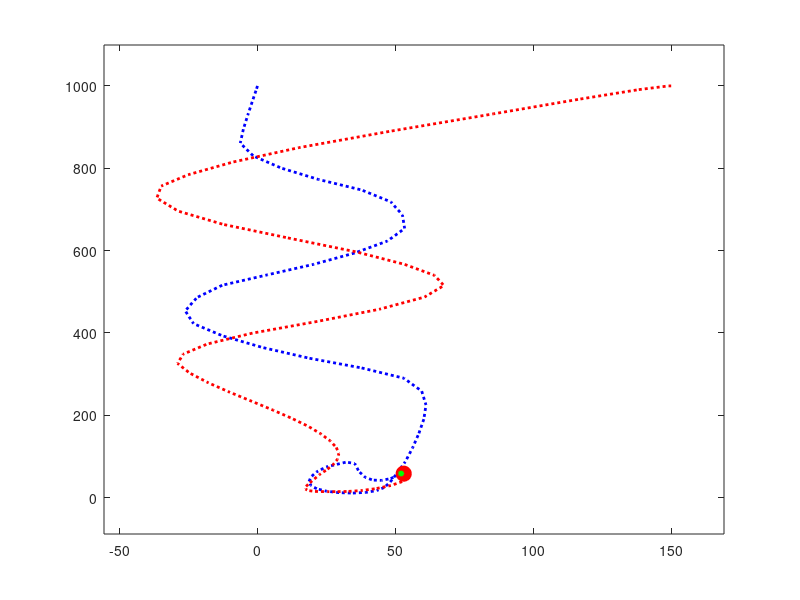
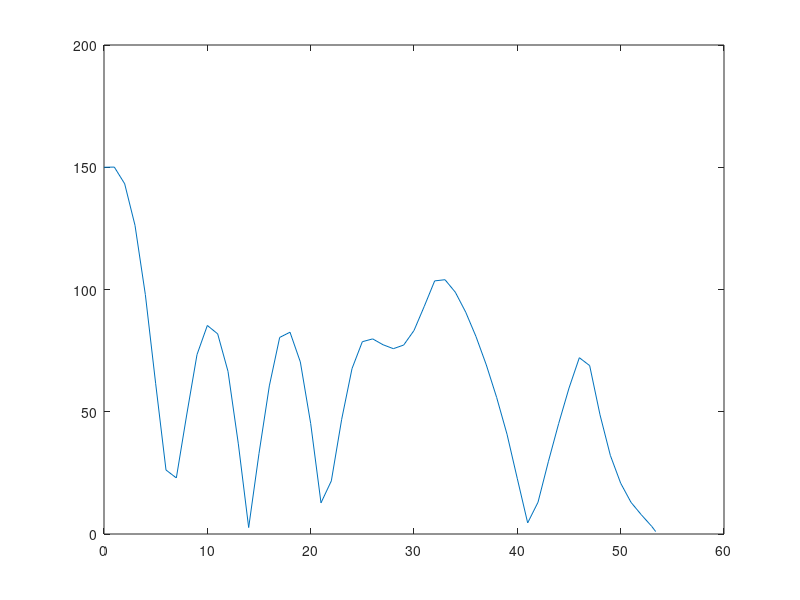

Write the MATLAB code that produced these figures, in order. (Note: this script raises an error after producing the figures.)
function predator_prey_template
   %% NOTE: DO NOT SUBMIT THIS SCRIPT
   %  Submit only the compute_f_groupname() function below, in a
   %  separate file, which must be named compute_f_groupname.m
   %  (try to think of a unique groupname...)
   %%
   close all
   g = 9.81;
   mr = 100; % Mass of predator, in kg
   my = 10.; % Mass of prey, in kg
   Frmax = 1.3*mr*g; % Max force on predator, in Newtons
   Fymax = 1.4*my*g; % Max force on prey, in Newtons
   c = 0.2; % Drag coeft, in N s/m
   initial_w = [150,1000,0,1000,0,0,0,0]; % Initial position/velocity
   force_table_predator = rand(51,2)-0.5;
   force_table_prey = rand(51,2)-0.5;
   options = odeset('Events',@event,'RelTol',0.001);
   [time_vals,sol_vals] = ode45(@(t,w) eom(t,w,mr,my,Frmax,Fymax,c,force_table_predator,force_table_prey), ...
       [0:1:250],initial_w,options);
   animate_projectiles(time_vals,sol_vals);
   pr = sol_vals(:,1:2); py = sol_vals(:,3:4);
   dist = sqrt((pr(:,1) - py(:,1)).^2 +(pr(:,2) - py(:,2)).^2);
   
   figure
   plot (time_vals, dist)
   
   prs = [transpose(sol_vals(:,1));transpose(sol_vals(:,2))];
   pys = [transpose(sol_vals(:,3));transpose(sol_vals(:,4))];
   vrs = [transpose(sol_vals(:,5));transpose(sol_vals(:,6))];
   vys = [transpose(sol_vals(:,7));transpose(sol_vals(:,8))];
   
   Fr_xs = zeros(251,1);
   Fr_ys = zeros(251,1);
   
   for i=1:251
       Fr = compute_f_groupname(time_vals(i),Frmax,Fymax,1,prs(:,i),vrs(:,i),pys(:,i),vys(:,i));
       Fr_xs(i) = Fr(1);
       Fr_ys(i) = Fr(2);
   end
   
   hold on
   plot(time_vals, Fr_xs/100);
   plot(time_vals, Fr_ys/100);
   
   data = [time_vals, sol_vals, Fr_xs, Fr_ys];
   csvwrite('datlog.csv', data);
   

   
   
 end
function dwdt = eom(t,w,mr,my,Frmax,Fymax,c,forcetable_r,forcetable_y)
% Extract the position and velocity variables from the vector w
% Note that this assumes the variables are stored in a particular order in w.
        pr=w(1:2); vr=w(5:6); py=w(3:4); vy=w(7:8);
        g = 9.81;
% Compute all the forces on the predator      
        amiapredator = true;
        Fr = compute_f_groupname(t,Frmax,Fymax,amiapredator,pr,vr,py,vy);
        if norm(Fr) > Frmax
            Fr = Frmax*Fr/norm(Fr);
        end
% The force table varies between +/- 0.5 so this makes the random force
% vary between +/- 0.2*mr*g     
        Frrand = 0.4*mr*g*compute_random_force(t,forcetable_r);
        Frvisc = -vr*norm(vr)*c;
        Frgrav = -mr*g*[0;1];
        Frtotal = Fr+Frrand+Frvisc+Frgrav;
% Now do the forces on the prey        
        amiapredator = false;
        Fy = compute_f_groupname(t,Frmax,Fymax,amiapredator,pr,vr,py,vy);
        if norm(Fy) > Fymax

            Fy = Fymax*Fy/norm(Fy);
        end
% The force table varies between +/- 0.5 so this makes the random force
% vary between +/- 0.2*mr*g     
        Fyrand = 0.4*my*g*compute_random_force(t,forcetable_y);
        Fyvisc = -vy*norm(vy)*c;
        Fygrav = -my*g*[0;1];
        Fytotal = Fy+Fyrand+Fyvisc+Fygrav;
% Write similar code below to call your compute_f_groupname function to 
% compute the force on the prey, determine the random forces on the prey, 
% and determine the viscous forces on the prey      
         %enter the appropriate code here to compute dwdt ;
         %t
         dwdt = [vr;vy;Frtotal/mr;Fytotal/my];
end
 
function [event,stop,direction] = event(t,w)
   pr = w(1:2); py = w(3:4);
% Event function to stop calculation when predator catches prey
% Write your code here? For the event variable, use the distance between 
% predator and prey.  You could add other events to detect when predator/prey hit 
% the ground as well.  See the MATLAB manual for how to detect and 
% distinguish between multiple events if you want to do this 
    event(1) = norm(pr-py)-1;
    event(2) = py(2);
    event(3) = pr(2);
    stop(1:3) = 1;
    direction(1:3) = 0;
end
   

 function F = compute_f_groupname(t,Frmax,Fymax,amiapredator,pr,vr,py,vy)
%% This is the function that should be submitted
%  Please fill in the information below:
 % Test time and place: Enter the time and room for your test here 
% Group members: list the names of your group members here
%%
%  Variable definitions
%  t:   Time
%  Frmax: Max force that can act on the predator
%  Fymax: Max force that can act on the prey
%  amiapredator: Logical variable - if amiapredator is true,
%            the function must compute forces acting on a predator.
%            If false, code must compute forces acting on a prey.
%  pr - 2D vector with current position of predator eg pr = [x_r;y_r]
%  vr - 2D vector with current velocity of predator eg vr= [vx_r;vy_r]
%  py - 2D vector with current position of prey py = [x_prey;y_prey]
%  vy - 2D vector with current velocity of prey py = [vx_prey;vy_prey]
%      NB:pr,vr,py,vy are all column vectors
%  F - 2D vector specifying the force to be applied to the object
%      that you wish to control F = [Fx;Fy]
%      The direction of the force is arbitrary, but if the
%      magnitude you specify exceeds the maximum allowable
%      value its magnitude will be reduced to this value 
%      (without changing direction)
function d2ydx2=bicubic_start_acceleration(Xs, Ys, Ms, Xe, Ye, Me)
        h = Ms * (Xe - Xs);
        i = Ye - Ys;
        k = Me * (Xe - Xs);
        b = 3*i - 2*h - k;
        d2ydx2 = (2*b)/((Xe - Xs)^2);
end
function a=compute_acceleration_for_target(pS, vS, pE, vE, time)
        Ax = bicubic_start_acceleration(0, pS(1), vS(1), time, pE(1), vE(1));
        Ay = bicubic_start_acceleration(0, pS(2), vS(2), time, pE(2), vE(2));
        a = [Ax; Ay];
end
function y=sigmoid(x, c)
    if x > (5/c)
        y=1;
    elseif x < (-5/c)
        y=0;
    else
        y=exp(x*c)/(1+exp(x*c));
    end
end
function val=transition_between(pos, val_neg, val_pos)
    s = sigmoid(pos, 100);
    val = s*val_pos + (1 - s)*val_neg;
end
function r=attenuate_when_down(a)
    if a(2) < (-0.7 * 100 * 9.8 * 1.3)
        a(2) = (-0.7 * 100 * 9.8 * 1.3);
    end
    r=a;
end

    persistent lastTr lastVy lastAy;
if (amiapredator)

    ay = 0;
    if ~isempty(lastTr)
        if lastTr ~= t
            ay = (vy - lastVy)/(t - lastTr);
        else
            ay = lastAy;
        end
    else
        lastTr = -1;
    end
    %{
    disp(t);
    disp(lastTr);
    disp(vy);
    disp(lastVy);
    disp(ay);
    %}
    

    if sqrt((pr(1) - py(1))^2 +(pr(2) - py(2))^2) > 100
        %py_expt = @(time) (1/2) * ay * min(time, 0)^2 + vy * min(time,20) + py;
        py_expt = @(time) (1/2) * ay * min(time, 5)^2 + vy * min(time,25) + py;
        vy_expt = @(time)  ay * min(time, 5) + vy;
        ar_required = @(t_int) compute_acceleration_for_target(pr, vr, py_expt(t_int), vy_expt(t_int), t_int);
        ar_required_mag = @(t_int) norm(ar_required(t_int));
        fr_required = @(t_int) (ar_required(t_int) - [0;-9.81]) * 100;
        fr_required_mag = @(t_int) norm(fr_required(t_int));
        t_int_best = 250;
        t_search_max = 250;
    else

        py_expt = @(time) (1/2) * ay * min(time, 5)^2 + vy * min(time,15) + py;

        ar_required = @(t_int) attenuate_when_down(2 * (py_expt(t_int) - (vr * t_int) - pr)) / (t_int ^ 2);
        ar_required_mag = @(t_int) norm(ar_required(t_int));
        fr_required = @(t_int) (ar_required(t_int) - [0;-9.81]) * 100;
        fr_required_mag = @(t_int) norm(fr_required(t_int));
        t_int_best = 10;
        t_search_max = 10;
    end
    
    for t_int = [0.1 : 0.1 : t_search_max]
        if fr_required_mag(t_int) < (1.3 * 100 * 9.81)
            t_int_best = t_int;
            break;
        end
    end    
    F = fr_required(t_int_best);
    if norm(F) > (1.3 * 100 * 9.8) 
        %disp("NOPE! Shortening...");

        F = Frmax*F./ norm(F);

    end
    
    
    min_gnd_dist = 1;
    ar_max_y = Frmax/100-9.81-0.2*9.81;
    vr_y = vr(2);
    pr_y = pr(2);
    traject_min = -0.5*vr_y^2/ar_max_y + pr_y;
    pull_up = transition_between(vr_y, [0;Frmax], F);
    F = transition_between(traject_min - min_gnd_dist, pull_up, F);
    if norm(F) > (1.3 * 100 * 9.8)
        F = Frmax*F./ norm(F);
    end
    
    if pr_y <= 0
        %disp(['PREDATOR GROUND COLLISION @y=', num2str(pr_y)]);
    end 
    
    
    if floor(t) > floor(lastTr)
        disp(t);
    end
    
    if norm(F) > (1.3 * 100 * 9.8) 
        %disp("NOPE! Shortening...");

        F = Frmax*F./ norm(F);

    end
    
    if(abs(t-lastTr) > 0.01)
        lastTr = t;
        lastVy = vy;
        lastAy = ay;
    end
    
else
       % Code to compute the force to be applied to the prey
    % should try to make prey shake up and down really fast 
    
    if py(2)<70
        F=Fymax*[0; 1];
    else
        rh = pr-py;
        rhmag = norm(rh);
        
        vrel = vy-vr;
        vrmag = norm(vr);
    
        % if distance between predator and prey is less than 40m
        if (rhmag<70)
            Fy = -(vr(1)/(vrmag+1.e-08));
            Fx = (vr(2)/(vrmag+1.e-08));
            if (vrel(1)*Fx+vrel(2)*Fy<0)
                Fy=-Fy;
                Fx=-Fx;
            end

       
        % Gathering the forces together    
        F = Fymax*[Fx;Fy]/norm([Fx;Fy]);
        F = F + 2.*Fymax*[1;0]/py(2);
        F = Fymax*F/norm(F);
        else
           % Sufficiently far apart
           
           % if the direction of the displacement apart is the same as
           % the velocity of the predator
           if ((py-pr)/norm(py-pr)) == vr/norm(vr)
                Fy = -(vr(1)/(vrmag+1.e-08));
                Fx = (vr(2)/(vrmag+1.e-08));
                if (vrel(1)*Fx+vrel(2)*Fy<0)
                    Fy=-Fy;
                    Fx=-Fx;
                end
                F = Fymax*[Fx;Fy]/norm([Fx;Fy]);
                F = F + 2.*Fymax*[1;0]/py(2);
                F = Fymax*F/norm(F);
           else
               
             % Predicting the path of the predator
             dt = 1;
             F = Fymax*(-(py+dt*vy+(pr+dt*vr)))/norm(py+dt*vy-(pr+dt*vr)); 
           end
        end
        
    end

end 


%
%if sqrt((pr(1) - py(1))^2 +(pr(2) - py(2))^2) <= 1
   % disp(['GOTCHA']);
%end




end


% Add the random force script and animation scripts from Appendix here 


function F  = compute_random_force(t,force_table)
% Computes value of fluctuating random force at time t, where 0<t<250.
% The variable force_table is a 51x2 matrix of pseudo-random
% numbers between -0.5 and 0.5, computed using
%  force_table = rand(51,2)-0.5;
% NB ? THE FORCE TABLE MUST BE DEFINED OUTSIDE THIS FUNCTION
% If you define it in here it fries the ode45 function

F = [interp1([0:5:250],force_table(:,1),t);...
     interp1([0:5:250],force_table(:,2),t)];

 
end

function animate_projectiles(t,sols)
figure
xmax = max(max(sols(:,3)),max(sols(:,1)));
xmin = min(min(sols(:,3)),min(sols(:,1)));
ymax = max(max(sols(:,4)),max(sols(:,2)));
ymin = min(min(sols(:,4)),min(sols(:,2)));
dx = 0.1*(xmax-xmin)+0.5;
dy = 0.1*(ymax-ymin)+0.5;
 
for i = 1:length(t)
    clf
    plot(sols(1:i,3),sols(1:i,4),'LineWidth',2,'LineStyle',...
                  ':','Color',[0 0 1]);
    ylim([ymin-dy ymax+dy]);
    xlim([xmin-dx xmax+dx]);
    hold on
    plot(sols(1:i,1),sols(1:i,2),'LineWidth',2,'LineStyle',':',...
                   'Color',[1 0 0]);
    plot(sols(i,1),sols(i,2),'ro','MarkerSize',11,'MarkerFaceColor','r');
    plot(sols(i,3),sols(i,4),'ro','MarkerSize',5,'MarkerFaceColor','g');
    pause(0.1);
end

end
